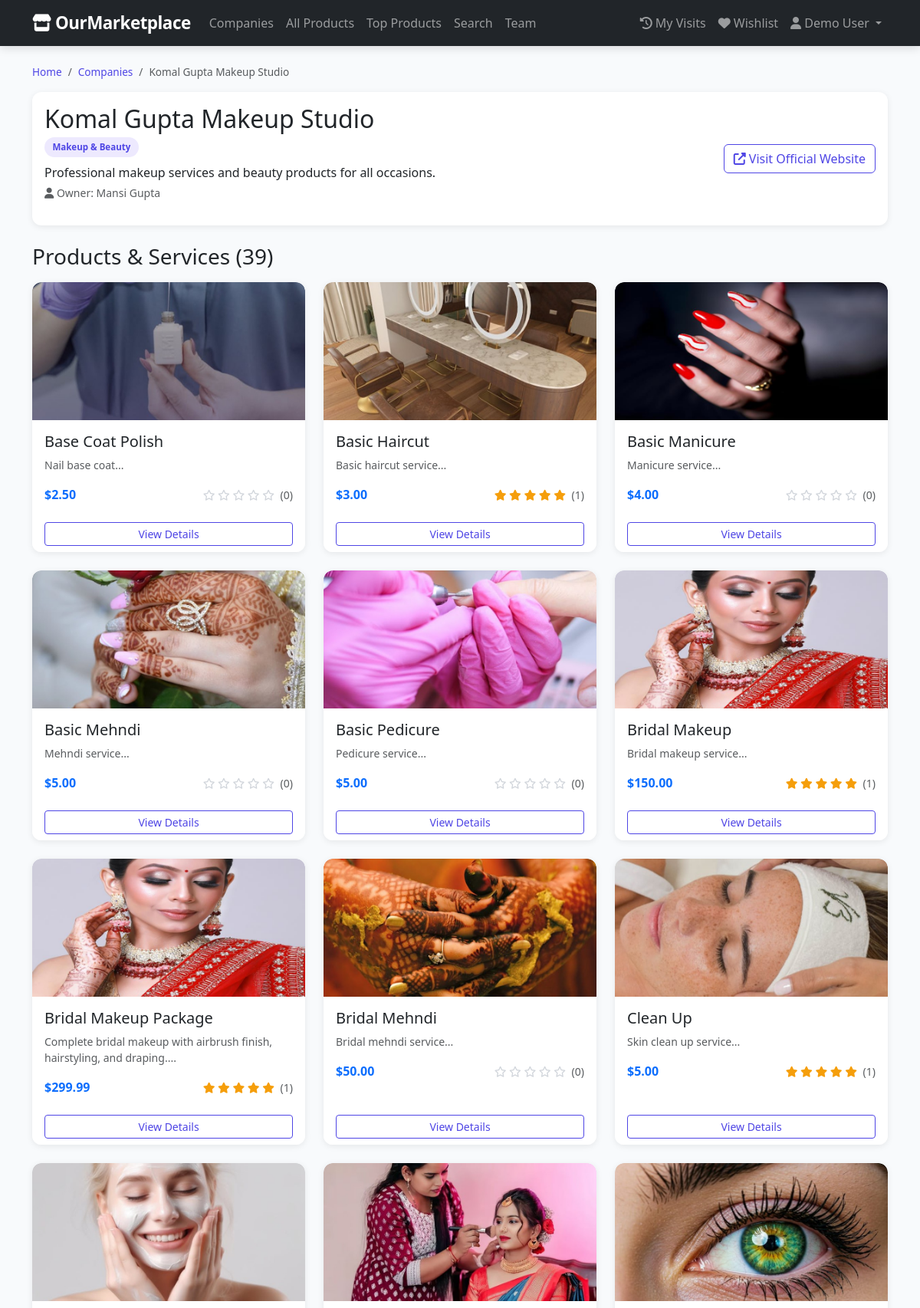
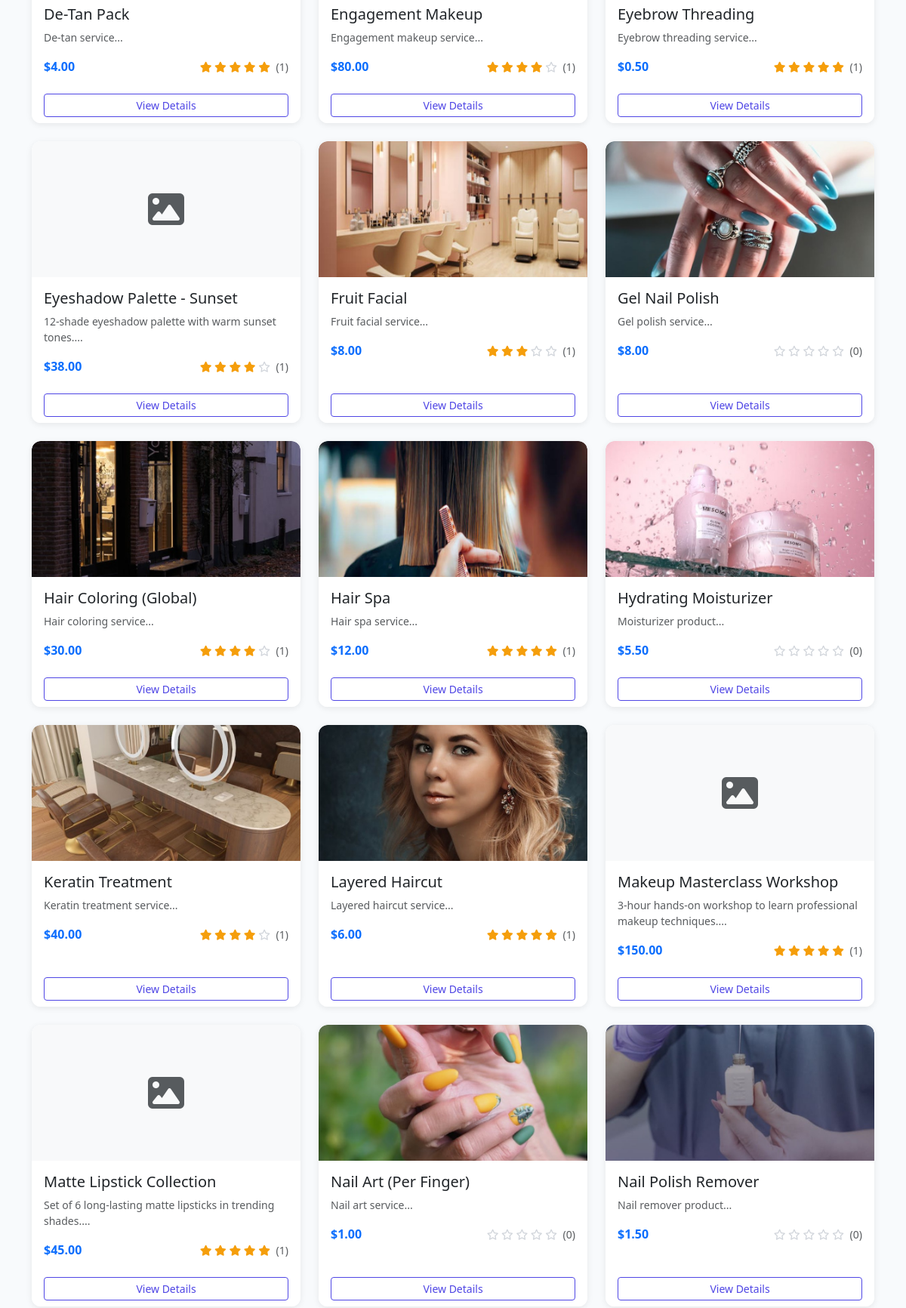
The page /companies/view.php?id=1 (signed in, upper part) on the database its author committed (2 pictures, top to bottom).
### tables this page shows
CREATE TABLE companies (
    id INT AUTO_INCREMENT PRIMARY KEY,
    name VARCHAR(100) NOT NULL,
    slug VARCHAR(50) UNIQUE NOT NULL,
    description TEXT,
    owner_name VARCHAR(100),
    website_url VARCHAR(255),
    logo_url VARCHAR(255),
    category VARCHAR(50),
    created_at TIMESTAMP DEFAULT CURRENT_TIMESTAMP
);

CREATE TABLE products (
    id INT AUTO_INCREMENT PRIMARY KEY,
    company_id INT NOT NULL,
    name VARCHAR(150) NOT NULL,
    description TEXT,
    price DECIMAL(10,2),
    image_url VARCHAR(255),
    category VARCHAR(50),
    created_at TIMESTAMP DEFAULT CURRENT_TIMESTAMP,
    FOREIGN KEY (company_id) REFERENCES companies(id) ON DELETE CASCADE
);

### config/database.php (called while the page is built, shortened)
<?php
function baseUrl($path = '') {
    return BASE_URL . $path;
}

### includes/product_image.php (called while the page is built, shortened)
<?php
function productImageForDisplay(?string $imageUrl): array
{
    $imageUrl = trim((string) $imageUrl);
    $localPath = __DIR__ . '/../' . ltrim($imageUrl, '/');
    if (is_file($localPath)) {
        return [true, baseUrl('/' . ltrim($imageUrl, '/'))];
    }
    return [false, ''];
}

### companies/view.php (the view, shortened to what this page needs)
<?php
require_once __DIR__ . '/../config/database.php';
$conn = getDBConnection();
$company_id = intval($_GET['id'] ?? 0);
$stmt = $conn->prepare("SELECT * FROM companies WHERE id = ?");
$stmt->bind_param("i", $company_id);
$stmt->execute();
$company = $stmt->get_result()->fetch_assoc();
$products = [];
$stmt = $conn->prepare("
    SELECT p.*,
           COALESCE(AVG(r.rating), 0) AS avg_rating,
           COUNT(r.id) AS review_count
    FROM products p
    LEFT JOIN reviews r ON r.product_id = p.id
    WHERE p.company_id = ?
    GROUP BY p.id
    ORDER BY p.name
");
$stmt->bind_param("i", $company_id);
$stmt->execute();
$result = $stmt->get_result();
while ($row = $result->fetch_assoc()) {
    $products[] = $row;
}
require_once __DIR__ . '/../includes/header.php';
?>
<nav aria-label="breadcrumb" class="mb-3">
    <ol class="breadcrumb">
        <li class="breadcrumb-item"><a href="<?php echo baseUrl('/index.php'); ?>">Home</a></li>
        <li class="breadcrumb-item"><a href="<?php echo baseUrl('/companies/index.php'); ?>">Companies</a></li>
        <li class="breadcrumb-item active"><?php echo htmlspecialchars($company['name']); ?></li>
    </ol>
</nav>
<div class="card mb-4">
    <div class="card-body">
        <div class="row align-items-center">
            <div class="col-md-8">
                <h2 class="mb-1"><?php echo htmlspecialchars($company['name']); ?></h2>
                <span class="badge-category"><?php echo htmlspecialchars($company['category']); ?></span>
                <p class="mt-2 mb-1"><?php echo htmlspecialchars($company['description']); ?></p>
                <p class="text-muted small">
                    <i class="fas fa-user"></i> Owner: <?php echo htmlspecialchars($company['owner_name']); ?>
                </p>
            </div>
            <div class="col-md-4 text-md-end">
                <?php if (!empty($company['website_url'])): ?>
                <a href="<?php echo htmlspecialchars($company['website_url']); ?>" target="_blank" class="btn btn-outline-primary">
                    <i class="fas fa-external-link-alt"></i> Visit Official Website
                </a>
                <?php endif; ?>
            </div>
        </div>
    </div>
</div>
<h3 class="mb-3">Products & Services (<?php echo count($products); ?>)</h3>
<div class="row g-4">
    <?php if (count($products) > 0): ?>
        <?php foreach ($products as $product): ?>
        <div class="col-md-6 col-lg-4">
            <div class="card h-100">
                <?php
                [$showProductImg, $productImgSrc] = productImageForDisplay($product['image_url'] ?? '');
                ?>
                <?php if ($showProductImg): ?>
                    <img src="<?php echo htmlspecialchars($productImgSrc); ?>" class="card-img-top" alt="<?php echo htmlspecialchars($product['name']); ?>" style="height:180px;object-fit:cover;">
                <?php else: ?>
                    <div class="card-img-top d-flex align-items-center justify-content-center bg-light" style="height:180px;">
                        <i class="fas fa-image fa-3x text-muted"></i>
                    </div>
                <?php endif; ?>
                <div class="card-body">
                    <h5 class="card-title"><?php echo htmlspecialchars($product['name']); ?></h5>
                    <p class="card-text text-muted small">
                        <?php echo htmlspecialchars(substr($product['description'], 0, 100)); ?>...
                    </p>
                    <div class="d-flex justify-content-between align-items-center">
                        <span class="fw-bold text-primary">$<?php echo number_format($product['price'], 2); ?></span>
                        <div class="stars small">
                            <?php
                            $avg = round($product['avg_rating'], 1);
                            for ($i = 1; $i <= 5; $i++):
                                if ($i <= $avg):
                            ?>
                                <i class="fas fa-star"></i>
                            <?php elseif ($i - 0.5 <= $avg): ?>
                                <i class="fas fa-star-half-alt"></i>
                            <?php else: ?>
                                <i class="far fa-star empty"></i>
                            <?php endif; endfor; ?>
                            <span class="text-muted ms-1">(<?php echo $product['review_count']; ?>)</span>
                        </div>
                    </div>
                </div>
                <div class="card-footer bg-white border-0">
                    <a href="<?php echo baseUrl('/products/view.php?id=' . (int)$product['id']); ?>" class="btn btn-outline-primary btn-sm w-100">
                        View Details
                    </a>
                </div>
            </div>
        </div>
        <?php endforeach; ?>
    <?php else: ?>
        <div class="col-12">
            <div class="alert alert-info">No products found for this company.</div>
        </div>
    <?php endif; ?>
</div>
<?php
require_once __DIR__ . '/../includes/footer.php';
?>

### assets/css/style.css (style rules this page uses)
:root { --primary: #4f46e5; --primary-light: #6366f1; --primary-dark: #3730a3; --secondary: #f59e0b; --dark: #1e293b; --light-bg: #f8fafc; --card-shadow: 0 2px 8px rgba(0,0,0,0.08); --card-hover-shadow: 0 8px 24px rgba(0,0,0,0.12); }
body { font-family: 'Segoe UI', Tahoma, Geneva, Verdana, sans-serif; background-color: var(--light-bg); min-height: 100vh; display: flex; flex-direction: column; }
.card { border: none; box-shadow: var(--card-shadow); transition: transform 0.2s ease, box-shadow 0.2s ease; border-radius: 0.75rem; overflow: hidden; }
.card-img-top { border-radius: 0.75rem 0.75rem 0 0; height: 200px; object-fit: cover; background-color: #e2e8f0; }
.card-footer { border-top: 1px solid #f1f5f9; }
.stars { color: var(--secondary); }
.stars .empty { color: #d1d5db; }
.badge-category { background-color: #ede9fe; color: var(--primary); font-size: 0.72rem; font-weight: 600; padding: 0.3rem 0.65rem; border-radius: 1rem; display: inline-block; }
.breadcrumb { background: transparent; padding: 0; font-size: 0.85rem; }
.breadcrumb-item a { color: var(--primary); text-decoration: none; }
.btn-outline-primary { color: var(--primary); border-color: var(--primary); }

### rows shown on the page
companies: name "Komal Gupta Makeup Studio", category "Makeup & Beauty", description "Professional makeup services and beauty products for all occasions.", owner_name "Mansi Gupta"
products: name "Base Coat Polish", description "Nail base coat", price "2.50", review_count "0"
products: name "Basic Haircut", description "Basic haircut service", price "3.00", review_count "1"
products: shows a picture, name "Basic Manicure", description "Manicure service", price "4.00", review_count "0"
products: shows a picture, name "Basic Mehndi", description "Mehndi service", price "5.00", review_count "0"
products: shows a picture, name "Basic Pedicure", description "Pedicure service", price "5.00", review_count "0"
products: name "Bridal Makeup", description "Bridal makeup service", price "150.00", review_count "1"
products: name "Bridal Makeup Package", description "Complete bridal makeup with airbrush finish, hairstyling, and draping.", price "299.99", review_count "1"
products: shows a picture, name "Bridal Mehndi", description "Bridal mehndi service", price "50.00", review_count "0"
products: shows a picture, name "Clean Up", description "Skin clean up service", price "5.00", review_count "1"
products: shows a picture, name "De-Tan Pack", description "De-tan service", price "4.00", review_count "1"
products: shows a picture, name "Engagement Makeup", description "Engagement makeup service", price "80.00", review_count "1"
products: shows a picture, name "Eyebrow Threading", description "Eyebrow threading service", price "0.50", review_count "1"
products: name "Eyeshadow Palette - Sunset", description "12-shade eyeshadow palette with warm sunset tones.", price "38.00", review_count "1"
products: shows a picture, name "Fruit Facial", description "Fruit facial service", price "8.00", review_count "1"
products: shows a picture, name "Gel Nail Polish", description "Gel polish service", price "8.00", review_count "0"
products: shows a picture, name "Hair Coloring (Global)", description "Hair coloring service", price "30.00", review_count "1"
products: shows a picture, name "Hair Spa", description "Hair spa service", price "12.00", review_count "1"
products: shows a picture, name "Hydrating Moisturizer", description "Moisturizer product", price "5.50", review_count "0"
products: name "Keratin Treatment", description "Keratin treatment service", price "40.00", review_count "1"
products: shows a picture, name "Layered Haircut", description "Layered haircut service", price "6.00", review_count "1"
products: name "Makeup Masterclass Workshop", description "3-hour hands-on workshop to learn professional makeup techniques.", price "150.00", review_count "1"
products: name "Matte Lipstick Collection", description "Set of 6 long-lasting matte lipsticks in trending shades.", price "45.00", review_count "1"
products: shows a picture, name "Nail Art (Per Finger)", description "Nail art service", price "1.00", review_count "0"
products: name "Nail Polish Remover", description "Nail remover product", price "1.50", review_count "0"

### other values the page prints
getCurrentFullName() "Demo User"
count($products) "39"
